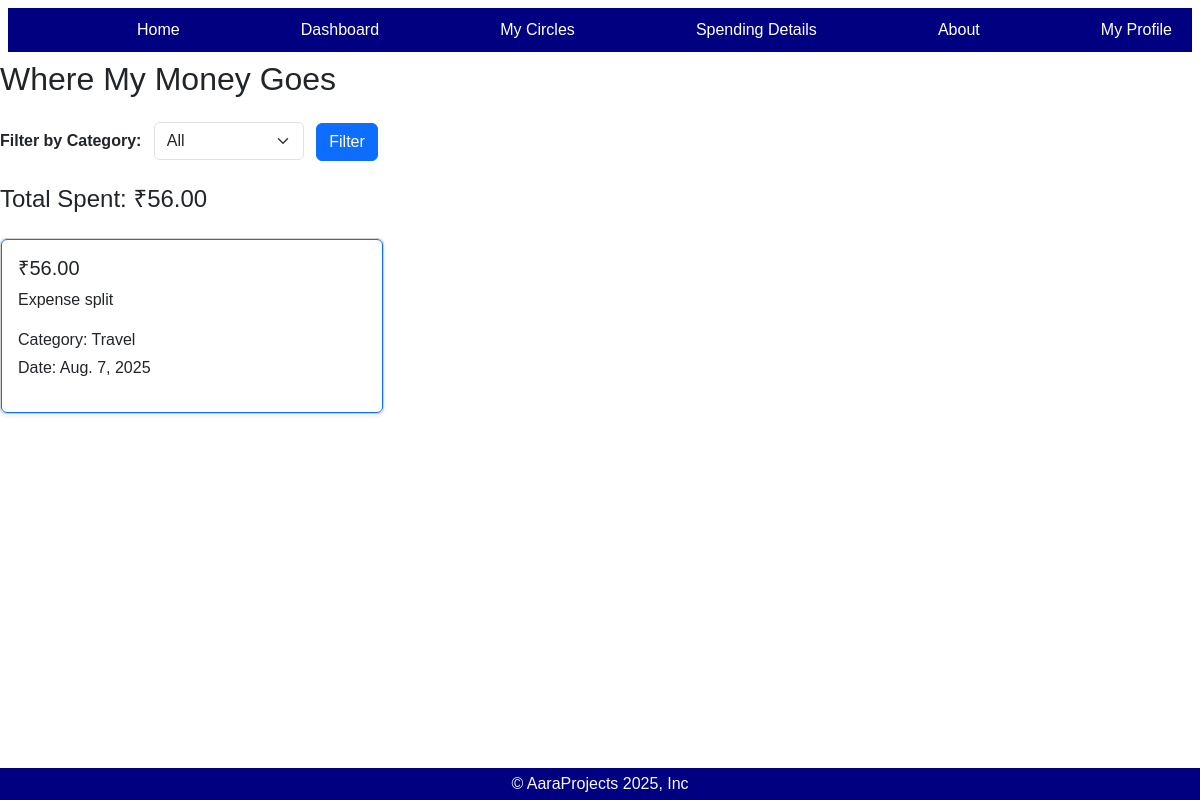
/Filters/details/ (signed in), run on an earlier commit of the app's database.
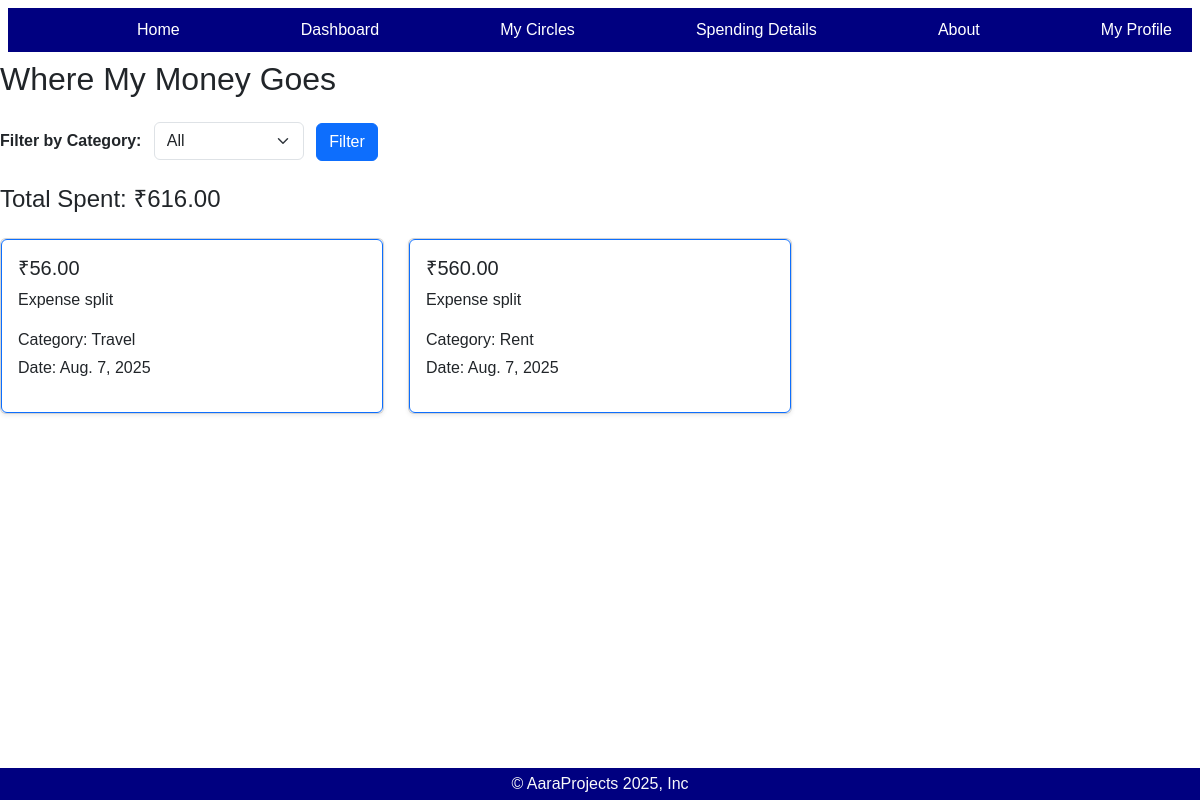
And on a later commit of the database.
### myapp/models.py (models this page shows, shortened)
class Expense(models.Model):
    description=models.CharField(max_length=100)
    user=models.ForeignKey(settings.AUTH_USER_MODEL,on_delete=models.CASCADE)
    amount=models.DecimalField(max_digits=10,decimal_places=2)
    date=models.DateField()
    circle=models.ForeignKey(MyCircle,on_delete=models.CASCADE)
    category=models.ForeignKey(Category,on_delete=models.SET_NULL,null=True)

class Category(models.Model):
    name = models.CharField(max_length=50)

### myapp/views.py (the view)
# urls.py: path('Filters/details/',views.filter,name='filter')
def filter(request):
        expenses = Expense.objects.filter(user=request.user)
        categories = Category.objects.all()
        category_id = request.GET.get('category')
        if category_id:
            expenses = expenses.filter(category_id=category_id)
        total_amount = sum(exp.amount for exp in expenses)
        return render(request, 'filters.html', {'expenses': expenses,'categories': categories,'total_amount': total_amount})

### myapp/templates/filters.html (shortened to what this page needs)
{% extends 'base.html' %}
{% block content %}
<h2 class="mb-4">Where My Money Goes</h2>
<form method="get" class="mb-4">
    <label><strong>Filter by Category:</strong></label>
    <select name="category" class="form-select d-inline-block w-auto mx-2">
        <option value="">All</option>
    </select>
    <button type="submit" class="btn btn-primary">Filter</button>
</form>
<h4 class="mb-4">Total Spent: ₹{{ total_amount }}</h4>
<div class="row">
    {% for expense in expenses %}
        <div class="col-md-4 mb-3">
            <div class="card h-100 shadow-sm">
                <div class="card-body card border-primary">
                    <h5 class="card-title">₹{{ expense.amount }}</h5>
                    <p class="card-text">{{ expense.description }}</p>
                    <p class="mb-1">Category: {{ expense.category.name }}</p>
                    <p>Date: {{ expense.date }}</p>
                </div>
            </div>
        </div>
    {% empty %}
        <p>No expenses found.</p>
    {% endfor %}
</div>
{% endblock %}

What changed in the data, as far as the page shows it:
added Expense: amount "560.00", description "Expense split", category.name "Rent", date "Aug. 7, 2025"
Also different on the page:
{{ total_amount }}: "56.00" → "616.00"
